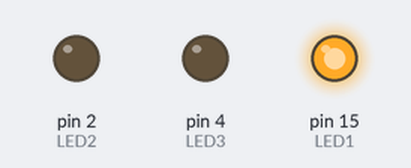
The sketch below on a simulated Arduino Uno, built with avr-gcc and run on an emulated ATmega328P. Parts: output pins drawn as LEDs (lit = HIGH).

Above: at 0.2 s.
At 1.2 s:
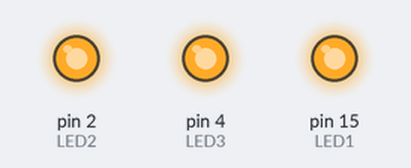
At 1.7 s:
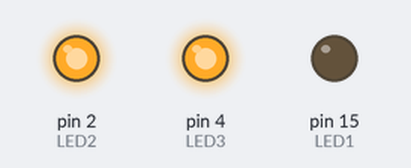
At 2.2 s:
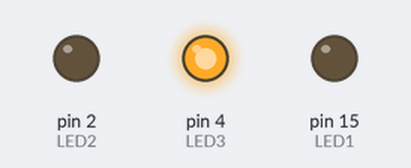
At 3.7 s:
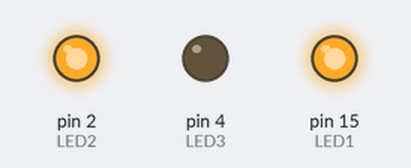
At 5.7 s:
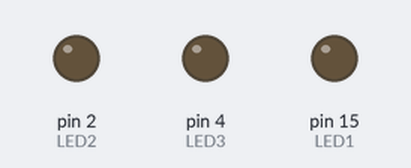
Timing chart, 0 to 6.9 s (numbered marks = the images above):
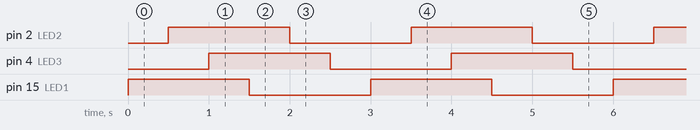

Measured:
- by itself, pin 2 (LED2), pin 4 (LED3), pin 15 (LED1): alternates HIGH for 1.5 s and LOW for 1.5 s
- by itself, everything shown: repeats every 3.0 s, in 6 steps

The sketch:

3_LED_Sequance.ino
```cpp
#define LED1 15
#define LED2 2
#define LED3 4

void setup() {
    pinMode(LED1, OUTPUT);
    pinMode(LED2, OUTPUT);
    pinMode(LED3, OUTPUT);
}

void loop() {
    // LED sequence ON
    digitalWrite(LED1, HIGH);
    delay(500);
    digitalWrite(LED2, HIGH);
    delay(500);
    digitalWrite(LED3, HIGH);
    delay(500);

    // LED sequence OFF
    digitalWrite(LED1, LOW);
    delay(500);
    digitalWrite(LED2, LOW);
    delay(500);
    digitalWrite(LED3, LOW);
    delay(500);
}
```
